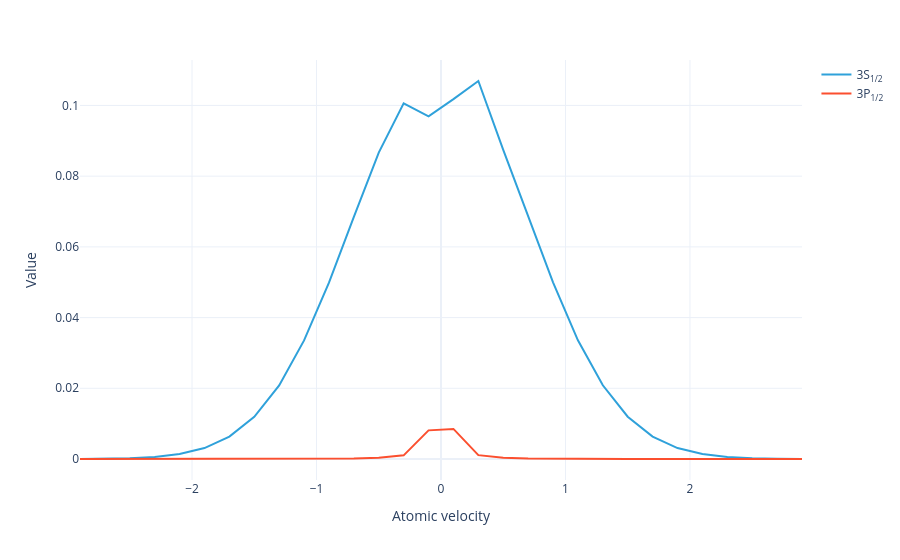

Write notebook code for a chart like this one.
### Markdown cell above
Plot just the level populations:

### Code cell
#|notest
model.level_population(sol).visualize()

### Figure 1 — Plotly figure (JSON) as saved in the notebook; plotly's stock layout.template omitted (floating-point values rounded to 4 significant figures)
{"data": [{"hovertemplate": "Level=3S<sub>1/2</sub><br>Atomic velocity=%{x}<br>Value=%{y}<extra></extra>", "legendgroup": "3S<sub>1/2</sub>", "line": {"color": "#2fa1da", "dash": "solid"}, "marker": {"symbol": "circle"}, "mode": "lines", "name": "3S<sub>1/2</sub>", "orientation": "v", "showlegend": true, "type": "scatter", "x": [-2.9, -2.7, -2.5, -2.3, -2.1, -1.9, -1.7, -1.5, -1.3, -1.1, -0.9, -0.7, -0.5, -0.3, -0.1, 0.1, 0.3, 0.5, 0.7, 0.9, 1.1, 1.3, 1.5, 1.7, 1.9, 2.1, 2.3, 2.5, 2.7, 2.9], "xaxis": "x", "y": [2.628e-05, 7.996e-05, 0.0002247, 0.0005831, 0.001398, 0.003094, 0.006326, 0.01194, 0.02083, 0.03355, 0.04989, 0.06848, 0.08668, 0.1006, 0.09694, 0.1018, 0.1069, 0.08744, 0.06869, 0.04997, 0.03358, 0.02085, 0.01195, 0.006329, 0.003096, 0.001398, 0.0005833, 0.0002248, 7.999e-05, 2.629e-05], "yaxis": "y"}, {"hovertemplate": "Level=3P<sub>1/2</sub><br>Atomic velocity=%{x}<br>Value=%{y}<extra></extra>", "legendgroup": "3P<sub>1/2</sub>", "line": {"color": "#fb4f2f", "dash": "solid"}, "marker": {"symbol": "circle"}, "mode": "lines", "name": "3P<sub>1/2</sub>", "orientation": "v", "showlegend": true, "type": "scatter", "x": [-2.9, -2.7, -2.5, -2.3, -2.1, -1.9, -1.7, -1.5, -1.3, -1.1, -0.9, -0.7, -0.5, -0.3, -0.1, 0.1, 0.3, 0.5, 0.7, 0.9, 1.1, 1.3, 1.5, 1.7, 1.9, 2.1, 2.3, 2.5, 2.7, 2.9], "xaxis": "x", "y": [3.172e-09, 1.101e-08, 3.573e-08, 1.085e-07, 3.093e-07, 8.296e-07, 2.103e-06, 5.067e-06, 1.169e-05, 2.617e-05, 5.786e-05, 0.0001307, 0.0003228, 0.00103, 0.008099, 0.008505, 0.001095, 0.0003256, 0.0001311, 5.796e-05, 2.62e-05, 1.17e-05, 5.07e-06, 2.104e-06, 8.3e-07, 3.094e-07, 1.086e-07, 3.574e-08, 1.102e-08, 3.173e-09], "yaxis": "y"}], "layout": {"legend": {"title": {}, "tracegroupgap": 0}, "margin": {"t": 60}, "xaxis": {"anchor": "y", "domain": [0, 1], "title": {"text": "Atomic velocity"}}, "yaxis": {"anchor": "x", "domain": [0, 1], "title": {"text": "Value"}}}}
